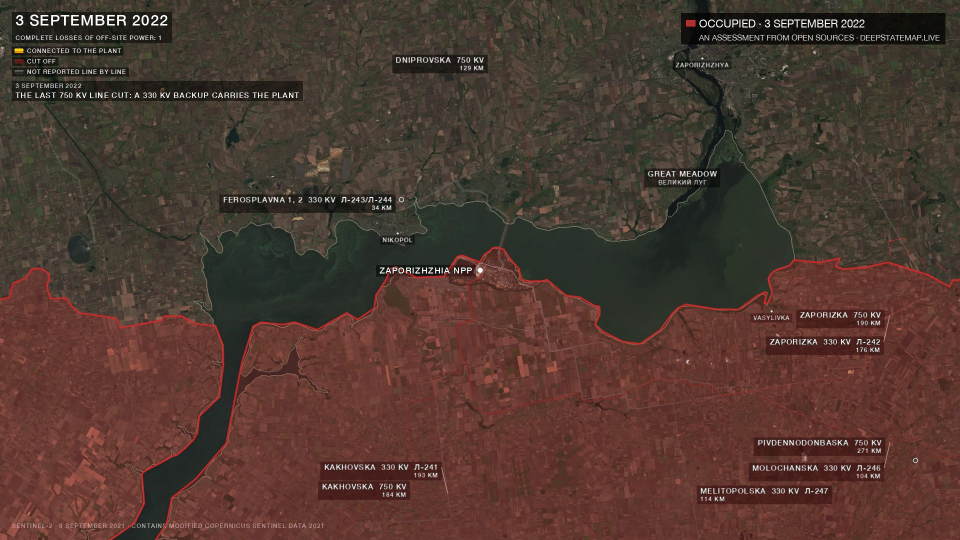
#> input picture research_notes/Front line overlay test/front_2022-09-03.jpg, 1920 x 1080 px (shown at 1/2 size)
$ python -i mark_tool.py   (imports and definitions only)
#> lines starting #> are read from the running program, lines starting #| are printed output that depends on the picture
"""Helpers for marking a tower's top and base by eye (alignment only, not evidence). Run with `python -I`.

    mark_tool.py extract MP4 SECONDS OUT.png          one frame at full resolution (FFmpeg, accurate seek)
    mark_tool.py grid IN.png OUT.jpg [X Y W H [STEP]]  a crop (default: whole frame) with a labelled pixel grid,
                                                      scaled to about 1600 px wide so coordinates can be read
    mark_tool.py check IN.png OUT.jpg TX TY BX BY     the marks drawn on a scratch copy (top red, base cyan)
"""
from __future__ import annotations

import subprocess
import sys

from PIL import Image, ImageDraw, ImageFont

FONT = "/System/Library/Fonts/Helvetica.ttc"


def extract(mp4: str, t: float, out: str) -> None:
    subprocess.run(["ffmpeg", "-v", "error", "-y", "-ss", f"{t:.3f}", "-i", mp4, "-frames:v", "1", out], check=True)


def grid(src: str, out: str, x: int = 0, y: int = 0, w: int | None = None, h: int | None = None, step: int | None = None) -> None:
#> called with out = 'out.png', x = 0, y = 0
    im = Image.open(src).convert("RGB")
#> im is the input picture: PIL image 1920x1080 RGB; mean R, G, B 79.3, 57.1, 48.6
    w = w or im.width - x
#> w = 1920
    h = h or im.height - y
#> h = 1080
    crop = im.crop((x, y, x + w, y + h))
    s = 1600 / w
#> s = 0.833
    crop = crop.resize((round(w * s), round(h * s)), Image.LANCZOS)
    step = step or (100 if w > 800 else 50 if w > 300 else 20)
#> step = 100
    dr = ImageDraw.Draw(crop)
    font = ImageFont.truetype(FONT, 18)
    for gx in range((x // step + 1) * step, x + w, step):
        px = (gx - x) * s
        dr.line([(px, 0), (px, crop.height)], fill=(255, 255, 0) if gx % (step * 5) == 0 else (255, 120, 0), width=1)
        dr.text((px + 2, 2), str(gx), fill="yellow", font=font)
    for gy in range((y // step + 1) * step, y + h, step):
        py = (gy - y) * s
        dr.line([(0, py), (crop.width, py)], fill=(255, 255, 0) if gy % (step * 5) == 0 else (255, 120, 0), width=1)
        dr.text((2, py + 2), str(gy), fill="yellow", font=font)
    crop.save(out, quality=88)
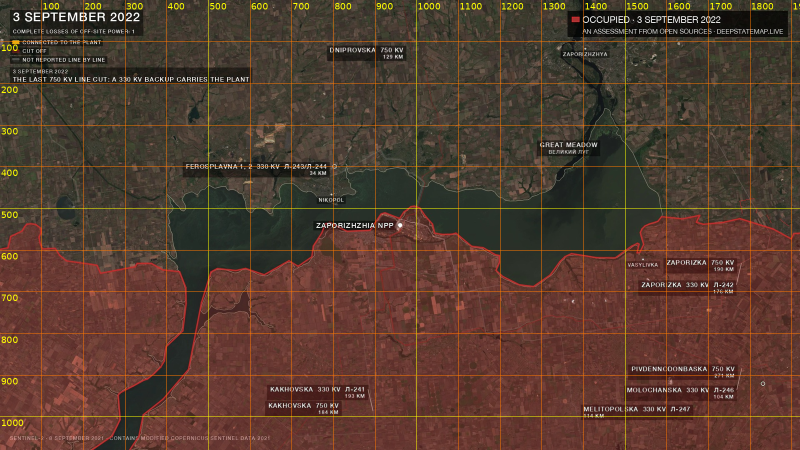
#> saved as out.png: PIL image 1600x900 RGB (shown at 1/2 size); mean R, G, B 84, 59.8, 47.3


def check(src: str, out: str, tx: float, ty: float, bx: float, by: float) -> None:
    im = Image.open(src).convert("RGB")
    dr = ImageDraw.Draw(im)
    dr.line([(tx, ty), (bx, by)], fill=(255, 0, 255), width=2)
    for (x, y), c in (((tx, ty), (255, 0, 0)), ((bx, by), (0, 255, 255))):
        dr.ellipse([x - 9, y - 9, x + 9, y + 9], outline=c, width=3)
    im.thumbnail((1600, 1600))
    im.save(out, quality=88)


# [8 lines not run here, left out]

>>> result = grid('../../Front line overlay test/front_2022-09-03.jpg', 'out.png')
